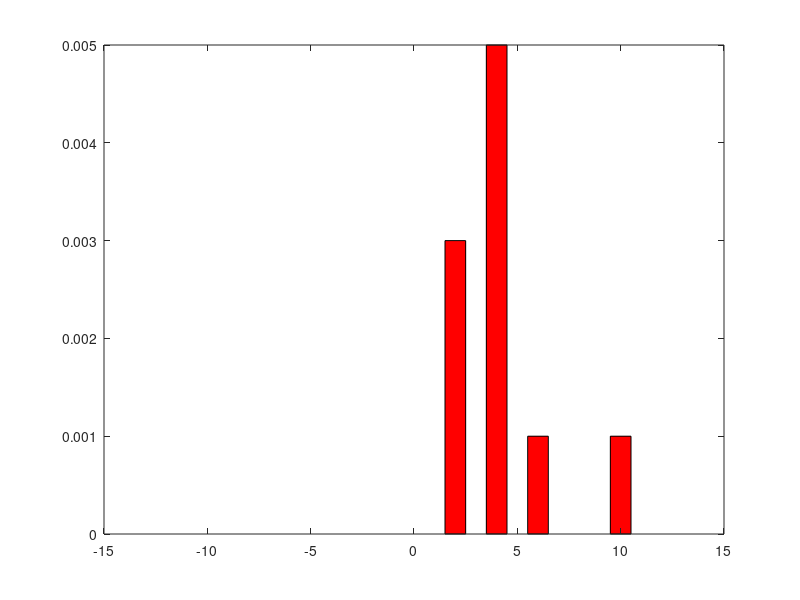

MATLAB code to generate this figure:
M = 10;
K = 10;
P = 0.5;
LocCurent = 0;
vector = repmat(0,1,K);

for i = 1 : M
  
  for j = 1 : K
    X = rand;
    if X < P
      LocCurent = LocCurent + 1;
    else
      LocCurent = LocCurent - 1;
    end
  endfor
  
  vector(i) = LocCurent
endfor

N = histc(vector, -K : K)
bar(-K : K, N / 1000, 'hist', 'FaceColor', 'r');